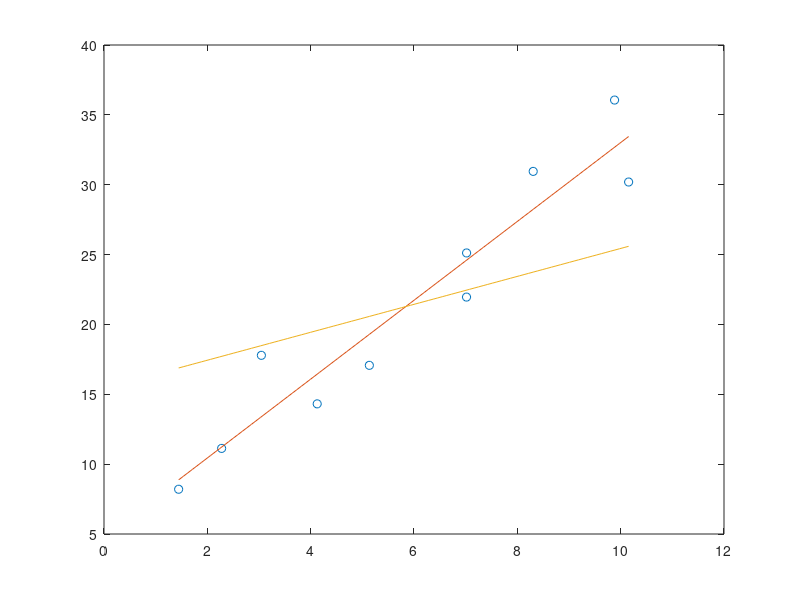

Here is the MATLAB script that generated this plot: (Note: this script raises an error after producing the figure.)
function draw
load dataset4lineFit.txt
x=dataset4lineFit(:,1);
y=dataset4lineFit(:,2);
data=[x';y'];

%LS
[t1 t2]=size(x);
ls=ones(2,t1);
ls(1,:)=x';
size(ls)
ans=ls'\y;
interval=linspace(min(x),max(x));
ls_ans=ans(1)*interval+ans(2);

%TLS
data2(1,:) = data(1,:)-mean(data(1,:));
data2(2,:) = data(2,:)-mean(data(2,:));
[A2, eigVec, eigValue]=pca(data);
eigVec
eigVec(:,end)
c=-1*sum(eigVec(:,end)'*data)/t1;
tls_ans=-1*(interval*eigVec(1,end)+c)/eigVec(2,end);
plot(x,y,'o',interval,ls_ans,interval,tls_ans);
legend('data','LS','TLS', 4);
